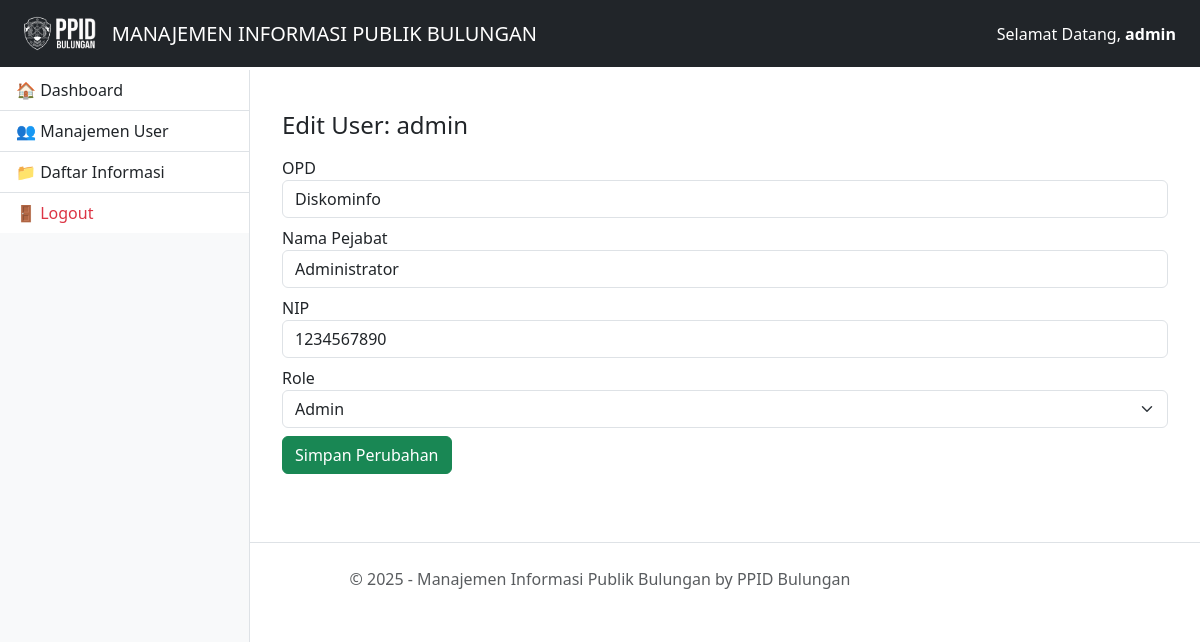
/admin/edit_user.php?id=1 (signed in), run on the app's committed database.
### tables this page shows
CREATE TABLE `users` (
  `id` int(11) NOT NULL,
  `username` varchar(50) NOT NULL,
  `password` varchar(255) NOT NULL,
  `opd` varchar(100) NOT NULL,
  `nama_pejabat` varchar(100) NOT NULL,
  `nip` varchar(30) NOT NULL,
  `role` enum('admin','user') DEFAULT 'user',
  `created_at` timestamp NOT NULL DEFAULT current_timestamp()
);

### admin/edit_user.php (the view, shortened to what this page needs)
<?php
require_once '../config/config.php';
$id = $_GET['id'];
$stmt = $pdo->prepare("SELECT * FROM users WHERE id = ?");
$stmt->execute([$id]);
$user = $stmt->fetch();
include '../includes/header.php';
include '../includes/sidebar.php';
?>
<main class="container mt-4">
    <h4>Edit User: <?= htmlspecialchars($user['username']) ?></h4>
    <form method="POST" class="mt-3">
        <div class="mb-2">
            <label>OPD</label>
            <input type="text" name="opd" class="form-control" value="<?= $user['opd'] ?>" required>
        </div>
        <div class="mb-2">
            <label>Nama Pejabat</label>
            <input type="text" name="nama_pejabat" class="form-control" value="<?= $user['nama_pejabat'] ?>" required>
        </div>
        <div class="mb-2">
            <label>NIP</label>
            <input type="text" name="nip" class="form-control" value="<?= $user['nip'] ?>" required>
        </div>
        <div class="mb-2">
            <label>Role</label>
            <select name="role" class="form-select">
                <option value="admin" <?= $user['role'] == 'admin' ? 'selected' : '' ?>>Admin</option>
            </select>
        </div>
        <button type="submit" class="btn btn-success">Simpan Perubahan</button>
    </form>
</main>
<?php include '../includes/footer.php'; ?>
</body>
</html>

### data on the page
users: username "admin", opd "Diskominfo", nama_pejabat "Administrator", nip "1234567890", role "Admin"

### other printed values
$_SESSION['username'] "admin"
